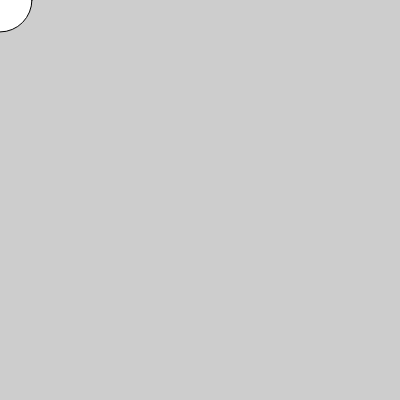
Frame 1 (no input)
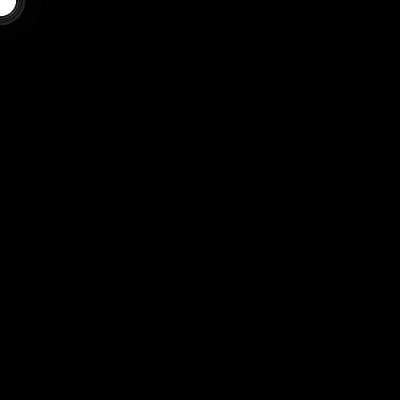
Frame 60 (no input)
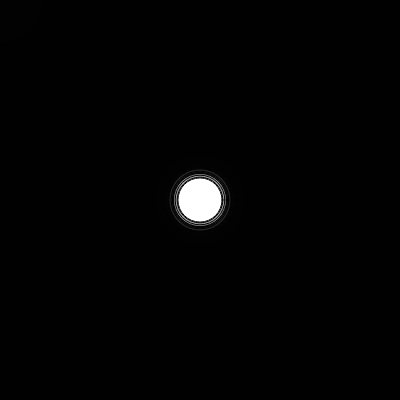
Frame 120 (the mouse pressed at the canvas centre since frame 60)

The p5.js sketch that drew these frames (run headless with seeded random() and noise() and a simulated clock; from frame 60 on, the mouse is pressed at the canvas centre):

// p5.js sketch
// ── sketch.js
function setup() {
  createCanvas(400, 400);
}

function draw() {
  background(0,0,0,50);
  let noiseValue=noise(0.1*frameCount+1000);
  let noiseMapped=map(noiseValue,0,1,10,100);
  ellipse(mouseX,mouseY,noiseMapped);
  
}
